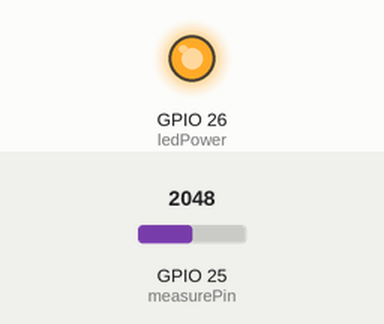
Recording of a sketch running on a simulated ESP32. On the bench: output pins drawn as LEDs (lit = HIGH). The test bench sets the inputs (shaded band); at power-on: GPIO 25 (measurePin) = 2048. What the sketch prints to the serial monitor is not drawn.

Above: at 0.1 s.
Timing chart, 0 to 1.6 s (numbered marks = the images above):
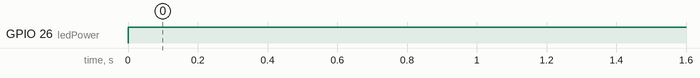

The sketch:

GP2Y1010AU0F.ino
```cpp
int measurePin = 25;  // Chân đo cho ESP32
int ledPower = 26;    // Chân nguồn cho LED

int samplingTime = 280;
int deltaTime = 40;
int sleepTime = 9680;

float voMeasured = 0;
float calcVoltage = 0;
float dustDensity = 0;

void setup() {
  Serial.begin(9600);
  pinMode(ledPower, OUTPUT);
}

void loop() {
  digitalWrite(ledPower, LOW); // Bật IR LED
  delayMicroseconds(samplingTime); // Delay 0.28ms

  voMeasured = analogRead(measurePin); // Đọc giá trị ADC V0
  delayMicroseconds(deltaTime); // Delay 0.04ms
  digitalWrite(ledPower, HIGH); // Tắt LED
  delayMicroseconds(sleepTime); // Delay 9.68ms

  // Tính điện áp từ giá trị ADC
  calcVoltage = voMeasured * (3.3 / 4095.0); // Chuyển đổi giá trị ADC sang điện áp cho ESP32

  // Tính mật độ bụi dựa trên điện áp đo được
  if (calcVoltage < 0.1) {
    dustDensity = 0; // Loại bỏ nhiễu khi điện áp thấp
  } else {
    dustDensity = 0.17 * calcVoltage - 0.1; // Áp dụng phương trình tính mật độ bụi
  }

  // In kết quả ra Serial Monitor
  Serial.print("Raw Signal Value (0-4095): ");
  Serial.print(voMeasured);
  Serial.print(" - Voltage: ");
  Serial.print(calcVoltage, 2);
  Serial.print(" V - Dust Density: ");
  Serial.print(dustDensity, 2);
  Serial.println(" mg/m³");

  delay(1000); // Đợi 1 giây trước khi đo lại
}
```

Measured:
- by itself, GPIO 26 (ledPower): LOW → HIGH at 0.00 s
